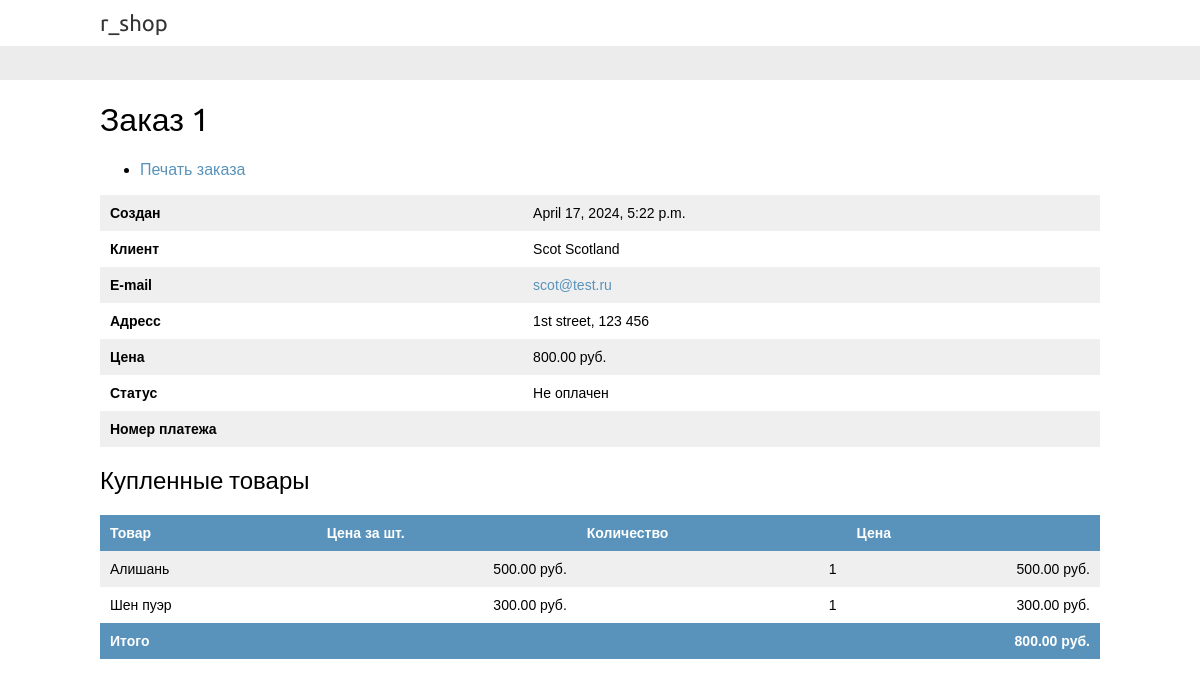
/orders/admin/order/1/ (signed in), run on the app's committed database.
### orders/models.py (models this page shows, shortened)
class Order(models.Model):
    first_name = models.CharField(max_length=50, verbose_name='Имя')
    last_name = models.CharField(max_length=50, verbose_name='Фамилия')
    email = models.EmailField()
    address = models.CharField(max_length=250, verbose_name='Адрес')
    postal_code = models.CharField(
        max_length=20, verbose_name='Почтовый индекс')
    city = models.CharField(max_length=100, verbose_name='Город')
    created = models.DateTimeField(auto_now_add=True, verbose_name='Создан')
    updated = models.DateTimeField(auto_now=True, verbose_name='Обновлен')
    paid = models.BooleanField(default=False, verbose_name='Оплачен')
    payment_id = models.CharField(
        max_length=250, blank=True, verbose_name='ID платежа')
    coupon = models.ForeignKey(
        Coupon, related_name='orders', null=True, blank=True, on_delete=models.SET_NULL, verbose_name='Промокод')
    discount = models.IntegerField(
        default=0, validators=[MinValueValidator(0), MaxValueValidator(100)])
    class Meta:
        ordering = [
            '-created',
        ]
        indexes = [
            models.Index(fields=['-created']),
        ]
        verbose_name = 'Заказ'
        verbose_name_plural = 'Заказы'
    def get_total_cost(self):
        total_cost = self.get_total_cost_before_discount()
        return total_cost - self.get_discount()
    def get_total_cost_before_discount(self):
        return sum(item.get_cost() for item in self.items.all())
    def get_discount(self):
        total_cost = self.get_total_cost_before_discount()
        if self.discount:
            return total_cost * (self.discount / Decimal(100))
        return Decimal(0)

class OrderItem(models.Model):
    order = models.ForeignKey(
        Order, related_name='items', on_delete=models.CASCADE, verbose_name='Заказ')
    product = models.ForeignKey(
        Product, related_name='order_items', on_delete=models.CASCADE, verbose_name='Товар')
    price = models.DecimalField(
        max_digits=10, decimal_places=2, verbose_name='Цена')
    quantity = models.PositiveIntegerField(
        default=1, verbose_name='Количество')
    def get_cost(self):
        return self.price * self.quantity

### shop/models.py (models this page shows, shortened)
class Product(models.Model):
    category = models.ForeignKey(Category, related_name='products', on_delete=models.CASCADE, verbose_name='Категория')
    name = models.CharField(max_length=200, verbose_name='Наименование')
    slug = models.SlugField(max_length=200)
    image = models.ImageField(upload_to='products/%Y/%m/%d', blank=True, verbose_name='Изображение')
    description = models.TextField(blank=True)
    price = models.DecimalField(max_digits=10, decimal_places=2, verbose_name='Цена')
    available = models.BooleanField(default=True, verbose_name='Наличие')
    created = models.DateTimeField(auto_now_add=True, verbose_name='Создан')
    updated = models.DateTimeField(auto_now=True, verbose_name='Обновлен')
    class Meta:
        ordering = [
            'name'
        ]
        indexes = [
            models.Index(fields=['id', 'slug']),
            models.Index(fields=['name']),
            models.Index(fields=['-created']),
        ]
        verbose_name = 'Продукт'
        verbose_name_plural = 'Продукты'

### orders/views.py (the view)
# urls.py: path('admin/order/<int:order_id>/', views.admin_order_detail, name='admin_order_detail'),
@staff_member_required
def admin_order_detail(request, order_id):
    order = get_object_or_404(Order, id=order_id)
    return render(
        request,
        'admin/orders/order/detail.html',
        {'order': order},
    )

### cart/cart.py (called while the page is built)
    def __len__(self):
        return sum(item['quantity'] for item in self.cart.values())

### cart/context_processors.py (called while the page is built)
def cart(request):
    return {'cart': Cart(request)}

### orders/templates/admin/orders/order/detail.html (shortened to what this page needs)
{% extends 'shop/base.html' %}
{% block content %}
    <div class="module">
        <h1> Заказ {{ order.id }}</h1>
        <ul class="object-tools">
            <li>
                <a href="#" onclick="window.print()">
                    Печать заказа
                </a>
            </li>
        </ul>
        <table>
            <tr>
                <th>Создан</th>
                <td>{{ order.created }}</td>
            </tr>
            <tr>
                <th>Клиент</th>
                <td>{{ order.first_name }} {{ order.last_name }}</td>
            </tr>
            <tr>
                <th>E-mail</th>
                <td><a href="mailto:{{ order.mail }}">{{ order.email }}</a></td>
            </tr>
            <tr>
                <th>Адресс</th>
                <td>
                    {{ order.address }},
                    {{ order.postal_code }} {{ order.ciry }}
                </td>
            </tr>
            <tr>
                <th>Цена</th>
                <td>{{ order.get_total_cost }} руб.</td>
            </tr>
            <tr>
                <th>Статус</th>
                <td>{% if order.paid %}Оплачен{% else %}Не оплачен{% endif %}</td>
            </tr>
            <tr>
                <th>Номер платежа</th>
                <td>
                </td>
            </tr>
        </table>
    </div>
    <div class="module">
        <h2>Купленные товары</h2>
        <table style="width:100%">
            <thead>
                <tr>
                    <th>Товар</th>
                    <th>Цена за шт.</th>
                    <th>Количество</th>
                    <th>Цена</th>
                </tr>
            </thead>
            <tbody>
                {% for item in order.items.all %}
                    <tr class="row{% cycle '1' '2' %}">
                        <td>{{ item.product.name }}</td>
                        <td class="num">{{ item.price }} руб.</td>
                        <td class="num">{{ item.quantity }}</td>
                        <td class="num">{{ item.get_cost }} руб.</td>
                    </tr>
                {% endfor %}
                <tr class="total">
                    <td colspan="3">Итого</td>
                    <td class="num">{{ order.get_total_cost|floatformat:2 }} руб.</td>
                </tr>
            </tbody>
        </table>
    </div>
{% endblock  %}

### shop/static/css/base.css (style rules this page uses)
body { margin:0; padding:0; font-family:helvetica, sans-serif; }
h1, h2, h3, h4, h5 , h6 { font-family: 'Ubuntu', sans-serif; font-weight:normal; }
a { text-decoration:none; color:#5993bb; }
table { width:100%; border-spacing:0; border-collapse: collapse; }
table th, table td { text-align:left; font-size:14px; padding:10px; margin:0; }
tbody tr:nth-child(odd) { background:#efefef; }
thead th, tbody tr.total { background:#5993bb; color:#fff; font-weight:bold; }
tbody td.num { text-align:right; }

### data on the page
Order: id "1", created "April 17, 2024, 5:22 p.m.", first_name "Scot", last_name "Scotland", email "scot@test.ru", address "1st street", postal_code "123 456", get_total_cost "800.00"
OrderItem: product.name "Алишань", price "500.00", quantity "1", get_cost "500.00"
OrderItem: product.name "Шен пуэр", price "300.00", quantity "1", get_cost "300.00"
